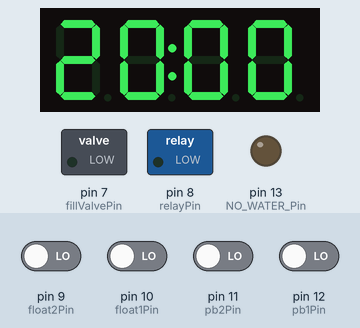
Recording of a sketch running on a simulated Arduino Uno, built with avr-gcc and run on an emulated ATmega328P. Parts: 4-digit seven-segment display, switched loads named in the sketch (green lamp = pin HIGH), output pins drawn as LEDs (lit = HIGH). The test bench sets the inputs (shaded band); at power-on: pin 9 (float2Pin), pin 10 (float1Pin), pin 11 (pb2Pin), pin 12 (pb1Pin) LOW.

Above: at 1.2 s.
1.3 s: pin 12 (pb1Pin) driven HIGH
At 1.9 s:
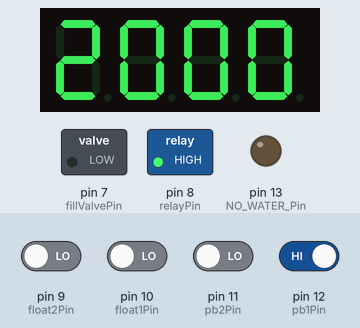
4.3 s: pin 10 (float1Pin) driven HIGH
At 4.9 s:
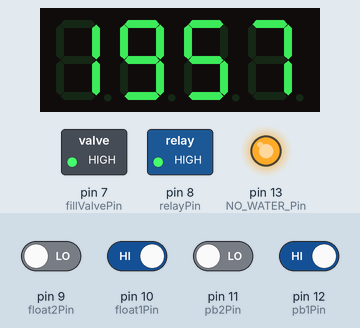
7.3 s: pin 10 (float1Pin) driven LOW
At 7.9 s:
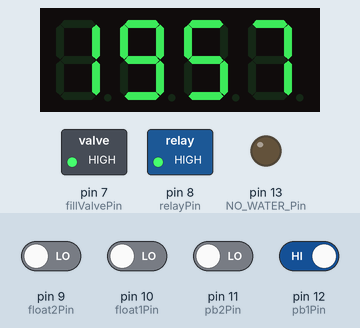
10.3 s: pin 11 (pb2Pin) driven HIGH
At 10.9 s:
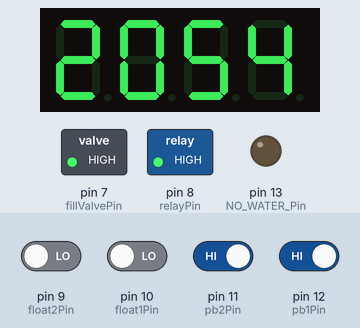
12.5 s: pin 9 (float2Pin) driven HIGH
At 13.27 s:
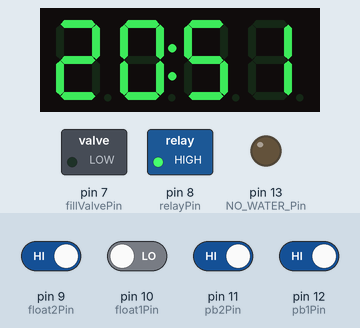
Timing chart, 0 to 15.5 s (numbered marks = the images above; inputs shaded):
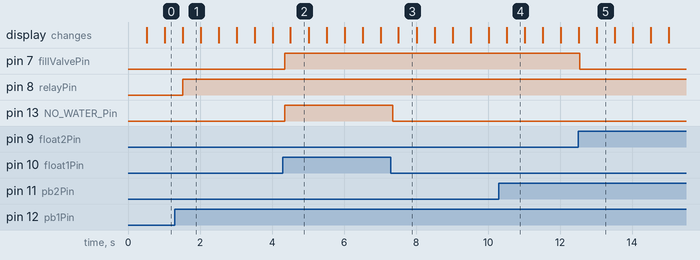

Measured:
- after the input at 1.3 s, pin 8 (relayPin): LOW → HIGH after 0.22 s
- after the input at 4.3 s, pin 7 (fillValvePin), pin 13 (NO_WATER_Pin): LOW → HIGH after 0.05 s
- after the input at 7.3 s, pin 13 (NO_WATER_Pin): HIGH → LOW after 0.05 s
- after the input at 12.5 s, pin 7 (fillValvePin): HIGH → LOW after 0.05 s
- what the display in image 1 shows lasts 0.5 s, from 1.5 s to 2.0 s

The sketch:

2.ino
```cpp
#include <TM1637Display.h>

#define CLK 2
#define DIO 3

const int potPin = A0;  // connecting a pot to A0 in order to set starting value
int potValue;           // variable for initial pot state value
const int analogLow = 0;      // values comming from the analog read
const int analogHigh = 1023;  // values comming from the analog read

unsigned long currentMillis;
unsigned long previousMillis = 0;
const long interval = 500;  // set to half of wanted interval
int displayTime;        // the display time in seconds
int lastDisplayTime;    // last used display time
int blinkDots = 0;

int machineState = 0;   // 0 for stop. 1 for run
int machineStateError = 0;

const int NO_WATER_Pin = 13;  // used to connectto Error light
const int pb1Pin = 12;        // Push button 1 - start/puse + reset
const int pb2Pin = 11;        // Push button 2 - Add Time + reset
const int float1Pin = 10;
const int float2Pin = 9;
const int relayPin = 8;    // pin for connecting the relay to run stop machine
const int fillValvePin = 7;    // pin for connecting the relay to open water valve to fill up tank

int pb1State;             // save push buttons state from ISR
int pb2State;
int float1State;
int float2State;
int lastPb1State = LOW;
int lastPb2State = LOW;
int lastfloat1State = LOW;
int lastfloat2State = LOW;

unsigned long lastDebounceTime1 = 0;  // the last time the output pin was toggled
unsigned long lastDebounceTime2 = 0;  // the last time the output pin was toggled
unsigned long lastDebounceTime3 = 0;  // the last time the output pin was toggled
unsigned long lastDebounceTime4 = 0;  // the last time the output pin was toggled
unsigned long debounceDelay = 50;    // the debounce time; increase if the output flickers

TM1637Display display(CLK, DIO); // create instance of the display

void setup() {
  pinMode(relayPin,OUTPUT);   // making sure machine dont run at the begining
  digitalWrite(relayPin,LOW);
  pinMode(fillValvePin,OUTPUT);   // making sure water fillup valve close at start of machine
  digitalWrite(fillValvePin,LOW);

  // Serial.begin(9600);   // Starting serial communication

  pinMode(potPin,INPUT);    // setting the pin for input
  potValue = map(analogRead(potPin),analogLow,analogHigh,10,30);

  pinMode(pb1Pin, INPUT);       // setting Push button pins for input.
  pinMode(pb2Pin, INPUT);
  pinMode(float1Pin, INPUT);    // setting pins connected floats for input
  pinMode(float2Pin, INPUT);
  pinMode(NO_WATER_Pin,OUTPUT); // Setting pin connected to the error light as output

  displayTime = potValue * 60;    // init the display time value
  lastDisplayTime = displayTime;

  display.setBrightness(0x0f);

//  while(!Serial);                     // Making sure serial communication work
  // Serial.println("Here we go! ");     // Printing welcome massege.
  // Serial.println("\n");
  // Serial.print("Start run time value: ");
  // Serial.print(displayTime/60);
  // Serial.print(" : ");
  // Serial.println(displayTime%60);
}

void loop() {

  int myTime = (displayTime/60)*100+displayTime%60;
  currentMillis = millis();
  if (currentMillis - previousMillis >= interval) {
    if (blinkDots == 1) {
      display.showNumberDecEx(myTime, (0x80 >> 1), true,4,0);
      blinkDots = 0;
    } else {
    display.showNumberDec(myTime, true,4,0);
      blinkDots = 1;
      if (machineState == 1) {
        displayTime--;
        digitalWrite(relayPin,HIGH);
      }
    }

    previousMillis = currentMillis;
  }

  if (displayTime <= 0) {
    displayTime = lastDisplayTime;
    machineState = 0;
    digitalWrite(relayPin,LOW);
  }

//  int readFloat  = digitalRead(float1Pin);
//  if(readFloat == HIGH) {
//    digitalWrite(NO_WATER_Pin,HIGH);
//    machineStateError = 1;
//  } else {
//    digitalWrite(NO_WATER_Pin,LOW);
//    machineStateError = 0;
//  }

int reading1 = digitalRead(pb1Pin);
  // check to see if you just pressed the button
  // (i.e. the input went from LOW to HIGH), and you've waited long enough
  // since the last press to ignore any noise:

  // If the switch changed, due to noise or pressing:
  if (reading1 != lastPb1State) {
    // reset the debouncing timer
    lastDebounceTime1 = millis();
  }

  if ((millis() - lastDebounceTime1) > debounceDelay) {
    // whatever the reading is at, it's been there for longer than the debounce
    // delay, so take it as the actual current state:

    // if the button state has changed:
    if (reading1 != pb1State) {
      pb1State = reading1;

      if (pb1State == HIGH) {
        machineState = !machineState;
      }
    }
  }

  lastPb1State = reading1;


int reading2 = digitalRead(pb2Pin);
  // check to see if you just pressed the button
  // (i.e. the input went from LOW to HIGH), and you've waited long enough
  // since the last press to ignore any noise:

  // If the switch changed, due to noise or pressing:
  if (reading2 != lastPb2State) {
    // reset the debouncing timer
    lastDebounceTime2 = millis();
  }

  if ((millis() - lastDebounceTime2) > debounceDelay) {
    // whatever the reading is at, it's been there for longer than the debounce
    // delay, so take it as the actual current state:

    // if the button state has changed:
    if (reading2 != pb2State) {
      pb2State = reading2;

      // only toggle the LED if the new button state is HIGH
      if (pb2State == HIGH) {
        displayTime += 60;
        lastDisplayTime += 60;
      }
    }
  }

  lastPb2State = reading2;

int reading3 = digitalRead(float1Pin);
  // check to see if float changed
  // (i.e. the input went from LOW to HIGH), and you've waited long enough
  // since the last press to ignore any noise:

  // If the switch changed, due to noise or pressing:
  if (reading3 != lastfloat1State) {
    // reset the debouncing timer
    lastDebounceTime3 = millis();
  }

  if ((millis() - lastDebounceTime3) > debounceDelay) {
    // whatever the reading is at, it's been there for longer than the debounce
    // delay, so take it as the actual current state:

    // if the button state has changed:
    if (reading3 != float1State) {
      float1State = reading3;

      // only toggle the LED if the new button state is HIGH
      if (float1State == HIGH) {
        digitalWrite(NO_WATER_Pin,HIGH);
        machineStateError = machineState;
        machineState = 0;
        digitalWrite(fillValvePin,HIGH); // Open water fillup valve
      } else {
        digitalWrite(NO_WATER_Pin,LOW);
        machineState = machineStateError;
       }
    }
  }

  lastfloat1State = reading3;


  int readFloat2 = digitalRead(float2Pin);
  // check to see if float changed
  // (i.e. the input went from LOW to HIGH), and you've waited long enough
  // since the last press to ignore any noise:

  // If the switch changed, due to noise or pressing:
  if (readFloat2 != lastfloat2State) {
    // reset the debouncing timer
    lastDebounceTime4 = millis();
  }

  if ((millis() - lastDebounceTime4) > debounceDelay) {
    // whatever the reading is at, it's been there for longer than the debounce
    // delay, so take it as the actual current state:

    // if the button state has changed:
    if (readFloat2 != float2State) {
      float2State = readFloat2;

      // only toggle the LED if the new button state is HIGH
      if (float2State == HIGH) {
        digitalWrite(fillValvePin,LOW); // close fill up water valve
      }
    }
  }

  lastfloat2State = readFloat2;
}
```
